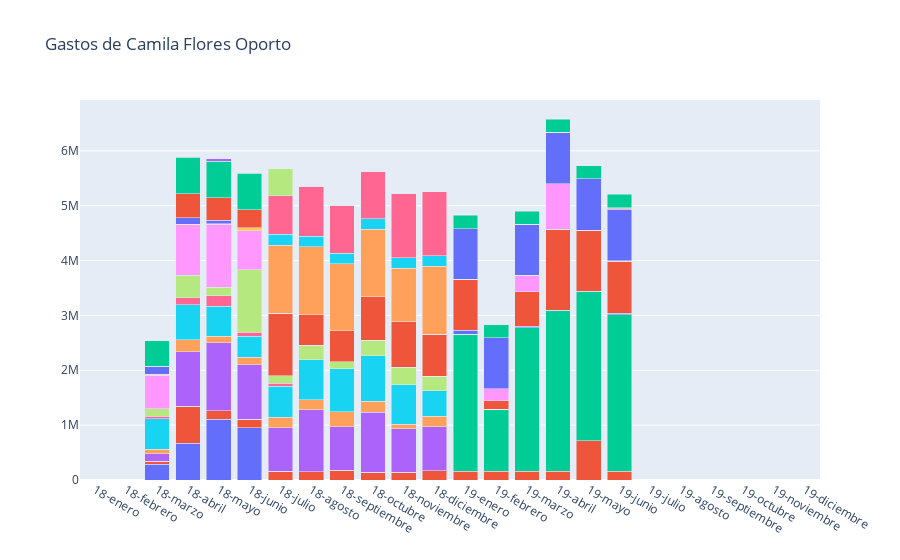

Notebook code for this chart:
### Code cell
get_all_info(1030)

### Figure 1 — Plotly figure (JSON) as saved in the notebook; plotly's stock layout.template omitted (floating-point values rounded to 4 significant figures)
{"data": [{"name": "Oficinas parlamentarias (incluye arriendos, consumos básicos, internet, etc.)  ", "type": "bar", "x": ["18-enero", "18-febrero", "18-marzo", "18-abril", "18-mayo", "18-junio", "18-julio", "18-agosto", "18-septiembre", "18-octubre", "18-noviembre", "18-diciembre", "19-enero", "19-febrero", "19-marzo", "19-abril", "19-mayo", "19-junio", "19-julio", "19-agosto", "19-septiembre", "19-octubre", "19-noviembre", "19-diciembre"], "y": [0, 0, 287696, 667170, 1104553, 955148, 0, 0, 0, 0, 0, 0, 0, 0, 0, 0, 0, 0, 0, 0, 0, 0, 0, 0]}, {"name": "Telefonía  ", "type": "bar", "x": ["18-enero", "18-febrero", "18-marzo", "18-abril", "18-mayo", "18-junio", "18-julio", "18-agosto", "18-septiembre", "18-octubre", "18-noviembre", "18-diciembre", "19-enero", "19-febrero", "19-marzo", "19-abril", "19-mayo", "19-junio", "19-julio", "19-agosto", "19-septiembre", "19-octubre", "19-noviembre", "19-diciembre"], "y": [0, 0, 53980, 677302, 159953, 155380, 155685, 153690, 173450, 137406, 137366, 166303, 162352, 161797, 159695, 159695, 719986, 157892, 0, 0, 0, 0, 0, 0]}, {"name": "Traslación  ", "type": "bar", "x": ["18-enero", "18-febrero", "18-marzo", "18-abril", "18-mayo", "18-junio", "18-julio", "18-agosto", "18-septiembre", "18-octubre", "18-noviembre", "18-diciembre", "19-enero", "19-febrero", "19-marzo", "19-abril", "19-mayo", "19-junio", "19-julio", "19-agosto", "19-septiembre", "19-octubre", "19-noviembre", "19-diciembre"], "y": [0, 0, 0, 0, 0, 0, 0, 0, 0, 0, 0, 0, 2491245, 1131220, 2612385, 2924010, 2709994, 2854568, 0, 0, 0, 0, 0, 0]}, {"name": "Vehículos  ", "type": "bar", "x": ["18-enero", "18-febrero", "18-marzo", "18-abril", "18-mayo", "18-junio", "18-julio", "18-agosto", "18-septiembre", "18-octubre", "18-noviembre", "18-diciembre", "19-enero", "19-febrero", "19-marzo", "19-abril", "19-mayo", "19-junio", "19-julio", "19-agosto", "19-septiembre", "19-octubre", "19-noviembre", "19-diciembre"], "y": [0, 0, 135100, 993000, 1238108, 993000, 800000, 1130966, 800000, 1096894, 800000, 800000, 0, 0, 0, 0, 0, 0, 0, 0, 0, 0, 0, 0]}, {"name": "Tag y peajes  ", "type": "bar", "x": ["18-enero", "18-febrero", "18-marzo", "18-abril", "18-mayo", "18-junio", "18-julio", "18-agosto", "18-septiembre", "18-octubre", "18-noviembre", "18-diciembre", "19-enero", "19-febrero", "19-marzo", "19-abril", "19-mayo", "19-junio", "19-julio", "19-agosto", "19-septiembre", "19-octubre", "19-noviembre", "19-diciembre"], "y": [0, 0, 87740, 223591, 120550, 135238, 191856, 175739, 268883, 199574, 83480, 193600, 0, 0, 0, 0, 0, 0, 0, 0, 0, 0, 0, 0]}, {"name": "Combustible  ", "type": "bar", "x": ["18-enero", "18-febrero", "18-marzo", "18-abril", "18-mayo", "18-junio", "18-julio", "18-agosto", "18-septiembre", "18-octubre", "18-noviembre", "18-diciembre", "19-enero", "19-febrero", "19-marzo", "19-abril", "19-mayo", "19-junio", "19-julio", "19-agosto", "19-septiembre", "19-octubre", "19-noviembre", "19-diciembre"], "y": [0, 0, 552178, 631574, 544216, 386022, 562059, 734283, 784775, 830779, 713375, 470555, 0, 0, 0, 0, 0, 0, 0, 0, 0, 0, 0, 0]}, {"name": "Pasajes de movilización  ", "type": "bar", "x": ["18-enero", "18-febrero", "18-marzo", "18-abril", "18-mayo", "18-junio", "18-julio", "18-agosto", "18-septiembre", "18-octubre", "18-noviembre", "18-diciembre", "19-enero", "19-febrero", "19-marzo", "19-abril", "19-mayo", "19-junio", "19-julio", "19-agosto", "19-septiembre", "19-octubre", "19-noviembre", "19-diciembre"], "y": [0, 0, 49520, 127040, 195020, 70000, 55300, 0, 0, 0, 0, 0, 0, 0, 0, 0, 0, 0, 0, 0, 0, 0, 0, 0]}, {"name": "Alimentación  ", "type": "bar", "x": ["18-enero", "18-febrero", "18-marzo", "18-abril", "18-mayo", "18-junio", "18-julio", "18-agosto", "18-septiembre", "18-octubre", "18-noviembre", "18-diciembre", "19-enero", "19-febrero", "19-marzo", "19-abril", "19-mayo", "19-junio", "19-julio", "19-agosto", "19-septiembre", "19-octubre", "19-noviembre", "19-diciembre"], "y": [0, 0, 128590, 410175, 147730, 1140338, 139760, 260030, 126115, 286224, 318827, 258330, 0, 0, 0, 0, 0, 0, 0, 0, 0, 0, 0, 0]}, {"name": "Viáticos  ", "type": "bar", "x": ["18-enero", "18-febrero", "18-marzo", "18-abril", "18-mayo", "18-junio", "18-julio", "18-agosto", "18-septiembre", "18-octubre", "18-noviembre", "18-diciembre", "19-enero", "19-febrero", "19-marzo", "19-abril", "19-mayo", "19-junio", "19-julio", "19-agosto", "19-septiembre", "19-octubre", "19-noviembre", "19-diciembre"], "y": [0, 0, 613640, 920448, 1150560, 707589, 0, 0, 0, 0, 0, 0, 0, 0, 0, 0, 0, 0, 0, 0, 0, 0, 0, 0]}, {"name": "Estacionamientos  ", "type": "bar", "x": ["18-enero", "18-febrero", "18-marzo", "18-abril", "18-mayo", "18-junio", "18-julio", "18-agosto", "18-septiembre", "18-octubre", "18-noviembre", "18-diciembre", "19-enero", "19-febrero", "19-marzo", "19-abril", "19-mayo", "19-junio", "19-julio", "19-agosto", "19-septiembre", "19-octubre", "19-noviembre", "19-diciembre"], "y": [0, 0, 19355, 8883, 13268, 57013, 0, 0, 0, 0, 0, 0, 0, 0, 0, 0, 0, 0, 0, 0, 0, 0, 0, 0]}, {"name": "Materiales de oficina  ", "type": "bar", "x": ["18-enero", "18-febrero", "18-marzo", "18-abril", "18-mayo", "18-junio", "18-julio", "18-agosto", "18-septiembre", "18-octubre", "18-noviembre", "18-diciembre", "19-enero", "19-febrero", "19-marzo", "19-abril", "19-mayo", "19-junio", "19-julio", "19-agosto", "19-septiembre", "19-octubre", "19-noviembre", "19-diciembre"], "y": [0, 0, 146377, 121912, 57282, 0, 0, 0, 0, 0, 0, 0, 78169, 0, 26105, 13627, 6666, 23471, 0, 0, 0, 0, 0, 0]}, {"name": "Difusión  ", "type": "bar", "x": ["18-enero", "18-febrero", "18-marzo", "18-abril", "18-mayo", "18-junio", "18-julio", "18-agosto", "18-septiembre", "18-octubre", "18-noviembre", "18-diciembre", "19-enero", "19-febrero", "19-marzo", "19-abril", "19-mayo", "19-junio", "19-julio", "19-agosto", "19-septiembre", "19-octubre", "19-noviembre", "19-diciembre"], "y": [0, 0, 1137, 440361, 417500, 323515, 1138911, 557769, 567500, 788367, 831764, 772511, 922918, 150000, 632148, 1459911, 1114907, 953022, 0, 0, 0, 0, 0, 0]}, {"name": "Actividades distritales  ", "type": "bar", "x": ["18-enero", "18-febrero", "18-marzo", "18-abril", "18-mayo", "18-junio", "18-julio", "18-agosto", "18-septiembre", "18-octubre", "18-noviembre", "18-diciembre", "19-enero", "19-febrero", "19-marzo", "19-abril", "19-mayo", "19-junio", "19-julio", "19-agosto", "19-septiembre", "19-octubre", "19-noviembre", "19-diciembre"], "y": [0, 0, 465500, 665000, 665000, 665000, 0, 0, 0, 0, 0, 0, 0, 0, 0, 0, 0, 0, 0, 0, 0, 0, 0, 0]}, {"name": "Correspondencia  ", "type": "bar", "x": ["18-enero", "18-febrero", "18-marzo", "18-abril", "18-mayo", "18-junio", "18-julio", "18-agosto", "18-septiembre", "18-octubre", "18-noviembre", "18-diciembre", "19-enero", "19-febrero", "19-marzo", "19-abril", "19-mayo", "19-junio", "19-julio", "19-agosto", "19-septiembre", "19-octubre", "19-noviembre", "19-diciembre"], "y": [0, 0, 0, 7594, 40437, 8859, 0, 0, 0, 0, 0, 0, 5738, 0, 0, 11422, 0, 9350, 0, 0, 0, 0, 0, 0]}, {"name": "Actividades territoriales  ", "type": "bar", "x": ["18-enero", "18-febrero", "18-marzo", "18-abril", "18-mayo", "18-junio", "18-julio", "18-agosto", "18-septiembre", "18-octubre", "18-noviembre", "18-diciembre", "19-enero", "19-febrero", "19-marzo", "19-abril", "19-mayo", "19-junio", "19-julio", "19-agosto", "19-septiembre", "19-octubre", "19-noviembre", "19-diciembre"], "y": [0, 0, 0, 0, 0, 0, 1238922, 1237415, 1217310, 1229221, 970891, 1232259, 0, 0, 0, 0, 0, 0, 0, 0, 0, 0, 0, 0]}, {"name": "Vehiculos- amortizacion  ", "type": "bar", "x": ["18-enero", "18-febrero", "18-marzo", "18-abril", "18-mayo", "18-junio", "18-julio", "18-agosto", "18-septiembre", "18-octubre", "18-noviembre", "18-diciembre", "19-enero", "19-febrero", "19-marzo", "19-abril", "19-mayo", "19-junio", "19-julio", "19-agosto", "19-septiembre", "19-octubre", "19-noviembre", "19-diciembre"], "y": [0, 0, 0, 0, 0, 0, 193000, 193000, 193000, 193000, 193000, 193000, 0, 0, 0, 0, 0, 0, 0, 0, 0, 0, 0, 0]}, {"name": "Viáticos del diputado  ", "type": "bar", "x": ["18-enero", "18-febrero", "18-marzo", "18-abril", "18-mayo", "18-junio", "18-julio", "18-agosto", "18-septiembre", "18-octubre", "18-noviembre", "18-diciembre", "19-enero", "19-febrero", "19-marzo", "19-abril", "19-mayo", "19-junio", "19-julio", "19-agosto", "19-septiembre", "19-octubre", "19-noviembre", "19-diciembre"], "y": [0, 0, 0, 0, 0, 0, 707589, 912004, 864831, 864831, 1179315, 1179315, 0, 0, 0, 0, 0, 0, 0, 0, 0, 0, 0, 0]}, {"name": "Gastos a otros puntos del territorio nacional (justificado)  ", "type": "bar", "x": ["18-enero", "18-febrero", "18-marzo", "18-abril", "18-mayo", "18-junio", "18-julio", "18-agosto", "18-septiembre", "18-octubre", "18-noviembre", "18-diciembre", "19-enero", "19-febrero", "19-marzo", "19-abril", "19-mayo", "19-junio", "19-julio", "19-agosto", "19-septiembre", "19-octubre", "19-noviembre", "19-diciembre"], "y": [0, 0, 0, 0, 0, 0, 493562, 0, 0, 0, 0, 0, 0, 0, 0, 0, 0, 0, 0, 0, 0, 0, 0, 0]}, {"name": "Traspaso desde gastos operacionales a asignación personal de apoyo  ", "type": "bar", "x": ["18-enero", "18-febrero", "18-marzo", "18-abril", "18-mayo", "18-junio", "18-julio", "18-agosto", "18-septiembre", "18-octubre", "18-noviembre", "18-diciembre", "19-enero", "19-febrero", "19-marzo", "19-abril", "19-mayo", "19-junio", "19-julio", "19-agosto", "19-septiembre", "19-octubre", "19-noviembre", "19-diciembre"], "y": [0, 0, 0, 0, 0, 0, 0, 0, 0, 0, 0, 0, 0, 223000, 300000, 835891, 0, 0, 0, 0, 0, 0, 0, 0]}, {"name": "Actividades destinadas a la interacción con la comunidad  ", "type": "bar", "x": ["18-enero", "18-febrero", "18-marzo", "18-abril", "18-mayo", "18-junio", "18-julio", "18-agosto", "18-septiembre", "18-octubre", "18-noviembre", "18-diciembre", "19-enero", "19-febrero", "19-marzo", "19-abril", "19-mayo", "19-junio", "19-julio", "19-agosto", "19-septiembre", "19-octubre", "19-noviembre", "19-diciembre"], "y": [0, 0, 0, 0, 0, 0, 0, 0, 0, 0, 0, 0, 0, 0, 0, 0, 0, 0, 0, 0, 0, 0, 0, 0]}, {"name": "Arriendo de inmueble  ", "type": "bar", "x": ["18-enero", "18-febrero", "18-marzo", "18-abril", "18-mayo", "18-junio", "18-julio", "18-agosto", "18-septiembre", "18-octubre", "18-noviembre", "18-diciembre", "19-enero", "19-febrero", "19-marzo", "19-abril", "19-mayo", "19-junio", "19-julio", "19-agosto", "19-septiembre", "19-octubre", "19-noviembre", "19-diciembre"], "y": [0, 0, 0, 0, 0, 0, 0, 0, 0, 0, 0, 0, 923223, 922959, 930886, 935792, 937105, 938105, 0, 0, 0, 0, 0, 0]}, {"name": "Consumos básicos  ", "type": "bar", "x": ["18-enero", "18-febrero", "18-marzo", "18-abril", "18-mayo", "18-junio", "18-julio", "18-agosto", "18-septiembre", "18-octubre", "18-noviembre", "18-diciembre", "19-enero", "19-febrero", "19-marzo", "19-abril", "19-mayo", "19-junio", "19-julio", "19-agosto", "19-septiembre", "19-octubre", "19-noviembre", "19-diciembre"], "y": [0, 0, 0, 0, 0, 0, 0, 0, 0, 0, 0, 0, 0, 0, 0, 0, 0, 14131, 0, 0, 0, 0, 0, 0]}, {"name": "Equipamiento oficina parlamentaria  ", "type": "bar", "x": ["18-enero", "18-febrero", "18-marzo", "18-abril", "18-mayo", "18-junio", "18-julio", "18-agosto", "18-septiembre", "18-octubre", "18-noviembre", "18-diciembre", "19-enero", "19-febrero", "19-marzo", "19-abril", "19-mayo", "19-junio", "19-julio", "19-agosto", "19-septiembre", "19-octubre", "19-noviembre", "19-diciembre"], "y": [0, 0, 0, 0, 0, 0, 0, 0, 0, 0, 0, 0, 0, 0, 0, 0, 0, 15790, 0, 0, 0, 0, 0, 0]}, {"name": "Gastos de mantención oficina parlamentaria (inmueble)  ", "type": "bar", "x": ["18-enero", "18-febrero", "18-marzo", "18-abril", "18-mayo", "18-junio", "18-julio", "18-agosto", "18-septiembre", "18-octubre", "18-noviembre", "18-diciembre", "19-enero", "19-febrero", "19-marzo", "19-abril", "19-mayo", "19-junio", "19-julio", "19-agosto", "19-septiembre", "19-octubre", "19-noviembre", "19-diciembre"], "y": [0, 0, 0, 0, 0, 0, 0, 0, 0, 0, 0, 0, 0, 0, 0, 0, 0, 0, 0, 0, 0, 0, 0, 0]}, {"name": "Reparaciones locativas del inmueble  ", "type": "bar", "x": ["18-enero", "18-febrero", "18-marzo", "18-abril", "18-mayo", "18-junio", "18-julio", "18-agosto", "18-septiembre", "18-octubre", "18-noviembre", "18-diciembre", "19-enero", "19-febrero", "19-marzo", "19-abril", "19-mayo", "19-junio", "19-julio", "19-agosto", "19-septiembre", "19-octubre", "19-noviembre", "19-diciembre"], "y": [0, 0, 0, 0, 0, 0, 0, 0, 0, 0, 0, 0, 0, 0, 0, 0, 0, 0, 0, 0, 0, 0, 0, 0]}, {"name": "Habilitación de sedes parlamentarias (con autorización de crap)  ", "type": "bar", "x": ["18-enero", "18-febrero", "18-marzo", "18-abril", "18-mayo", "18-junio", "18-julio", "18-agosto", "18-septiembre", "18-octubre", "18-noviembre", "18-diciembre", "19-enero", "19-febrero", "19-marzo", "19-abril", "19-mayo", "19-junio", "19-julio", "19-agosto", "19-septiembre", "19-octubre", "19-noviembre", "19-diciembre"], "y": [0, 0, 0, 0, 0, 0, 0, 0, 0, 0, 0, 0, 0, 0, 0, 0, 0, 0, 0, 0, 0, 0, 0, 0]}, {"name": "Seguros de bienes  ", "type": "bar", "x": ["18-enero", "18-febrero", "18-marzo", "18-abril", "18-mayo", "18-junio", "18-julio", "18-agosto", "18-septiembre", "18-octubre", "18-noviembre", "18-diciembre", "19-enero", "19-febrero", "19-marzo", "19-abril", "19-mayo", "19-junio", "19-julio", "19-agosto", "19-septiembre", "19-octubre", "19-noviembre", "19-diciembre"], "y": [0, 0, 0, 0, 0, 0, 0, 0, 0, 0, 0, 0, 0, 0, 0, 0, 0, 0, 0, 0, 0, 0, 0, 0]}, {"name": "Arriendo de oficinas virtuales  ", "type": "bar", "x": ["18-enero", "18-febrero", "18-marzo", "18-abril", "18-mayo", "18-junio", "18-julio", "18-agosto", "18-septiembre", "18-octubre", "18-noviembre", "18-diciembre", "19-enero", "19-febrero", "19-marzo", "19-abril", "19-mayo", "19-junio", "19-julio", "19-agosto", "19-septiembre", "19-octubre", "19-noviembre", "19-diciembre"], "y": [0, 0, 0, 0, 0, 0, 0, 0, 0, 0, 0, 0, 0, 0, 0, 0, 0, 0, 0, 0, 0, 0, 0, 0]}, {"name": "Servicios web  ", "type": "bar", "x": ["18-enero", "18-febrero", "18-marzo", "18-abril", "18-mayo", "18-junio", "18-julio", "18-agosto", "18-septiembre", "18-octubre", "18-noviembre", "18-diciembre", "19-enero", "19-febrero", "19-marzo", "19-abril", "19-mayo", "19-junio", "19-julio", "19-agosto", "19-septiembre", "19-octubre", "19-noviembre", "19-diciembre"], "y": [0, 0, 0, 0, 0, 0, 0, 0, 0, 0, 0, 0, 0, 0, 0, 0, 0, 0, 0, 0, 0, 0, 0, 0]}, {"name": "Contratación servicio de almacenamiento  ", "type": "bar", "x": ["18-enero", "18-febrero", "18-marzo", "18-abril", "18-mayo", "18-junio", "18-julio", "18-agosto", "18-septiembre", "18-octubre", "18-noviembre", "18-diciembre", "19-enero", "19-febrero", "19-marzo", "19-abril", "19-mayo", "19-junio", "19-julio", "19-agosto", "19-septiembre", "19-octubre", "19-noviembre", "19-diciembre"], "y": [0, 0, 0, 0, 0, 0, 0, 0, 0, 0, 0, 0, 0, 0, 0, 0, 0, 0, 0, 0, 0, 0, 0, 0]}, {"name": "Arriendo de oficina móvil  ", "type": "bar", "x": ["18-enero", "18-febrero", "18-marzo", "18-abril", "18-mayo", "18-junio", "18-julio", "18-agosto", "18-septiembre", "18-octubre", "18-noviembre", "18-diciembre", "19-enero", "19-febrero", "19-marzo", "19-abril", "19-mayo", "19-junio", "19-julio", "19-agosto", "19-septiembre", "19-octubre", "19-noviembre", "19-diciembre"], "y": [0, 0, 0, 0, 0, 0, 0, 0, 0, 0, 0, 0, 0, 0, 0, 0, 0, 0, 0, 0, 0, 0, 0, 0]}, {"name": "Mantencion y reparación de oficina móvil  ", "type": "bar", "x": ["18-enero", "18-febrero", "18-marzo", "18-abril", "18-mayo", "18-junio", "18-julio", "18-agosto", "18-septiembre", "18-octubre", "18-noviembre", "18-diciembre", "19-enero", "19-febrero", "19-marzo", "19-abril", "19-mayo", "19-junio", "19-julio", "19-agosto", "19-septiembre", "19-octubre", "19-noviembre", "19-diciembre"], "y": [0, 0, 0, 0, 0, 0, 0, 0, 0, 0, 0, 0, 0, 0, 0, 0, 0, 0, 0, 0, 0, 0, 0, 0]}, {"name": "Servicios menores  ", "type": "bar", "x": ["18-enero", "18-febrero", "18-marzo", "18-abril", "18-mayo", "18-junio", "18-julio", "18-agosto", "18-septiembre", "18-octubre", "18-noviembre", "18-diciembre", "19-enero", "19-febrero", "19-marzo", "19-abril", "19-mayo", "19-junio", "19-julio", "19-agosto", "19-septiembre", "19-octubre", "19-noviembre", "19-diciembre"], "y": [0, 0, 0, 0, 0, 0, 0, 0, 0, 0, 0, 0, 239990, 239990, 239990, 239990, 239990, 239990, 0, 0, 0, 0, 0, 0]}], "layout": {"barmode": "stack", "showlegend": false, "title": {"text": "Gastos de Camila Flores Oporto "}}}
